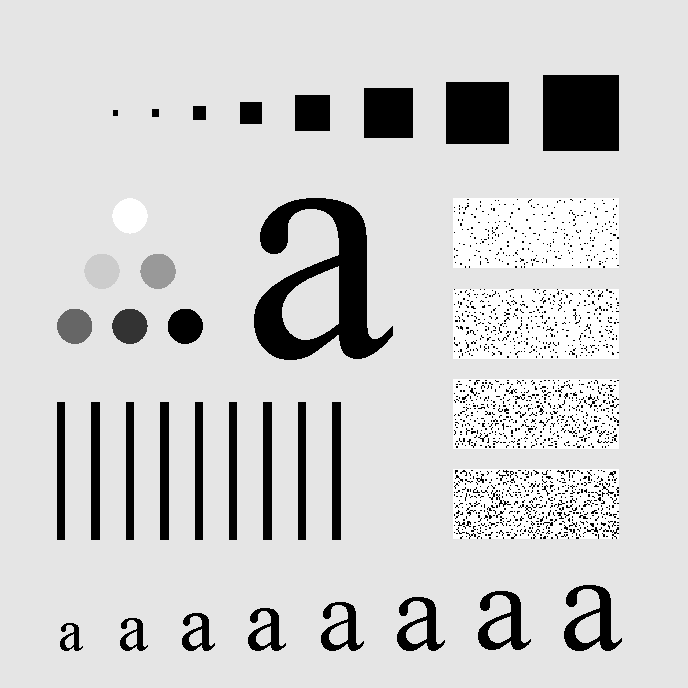
#> input picture Computer Vision/Gaussian Low Pass Filter and High Pass Filter 191018/character.tif, 688 x 688 px, found by its file name
$ python hw3_2_GHPF.py
#> lines starting #> are read from the running program, lines starting #| are printed output that depends on the picture
import matplotlib.pyplot as plt
from skimage import io, filters, feature
import numpy
from scipy import fftpack, signal
import scipy


def gkern(kernlen, nsig):
    # Return 2D Gaussian Kernel
    gkern1d = signal.gaussian(kernlen, std=nsig).reshape(kernlen, 1)
    kernel = numpy.outer(gkern1d, gkern1d)

    return kernel


# Load image file
fpath = '/store1/bypark/test_ComVis/3_lpf_hpf/'
image = io.imread(fpath + 'character.tif').astype('float64')
#> image: shape (688, 688) float64; min 0, max 255, mean 207.3

# Fourier Transform
imageFFT = fftpack.fft2(image)
imageFFT = fftpack.fftshift(imageFFT)

# Gaussian Filter
sizeI, sizeJ = image.shape
#> sizeI = 688; sizeJ = 688
d0 = sizeI/40  # cutoff fregquency, equivalent with sigma
#> d0 = 17.2

GaussianFilter = 1 - gkern(sizeI, d0)

# Apply filter
imageFFTFiltered = numpy.multiply(imageFFT, GaussianFilter)

# Inverse Fourier Transform
imageIFFT = fftpack.ifftshift(imageFFTFiltered)
imageFiltered = numpy.real(fftpack.ifft2(imageIFFT))
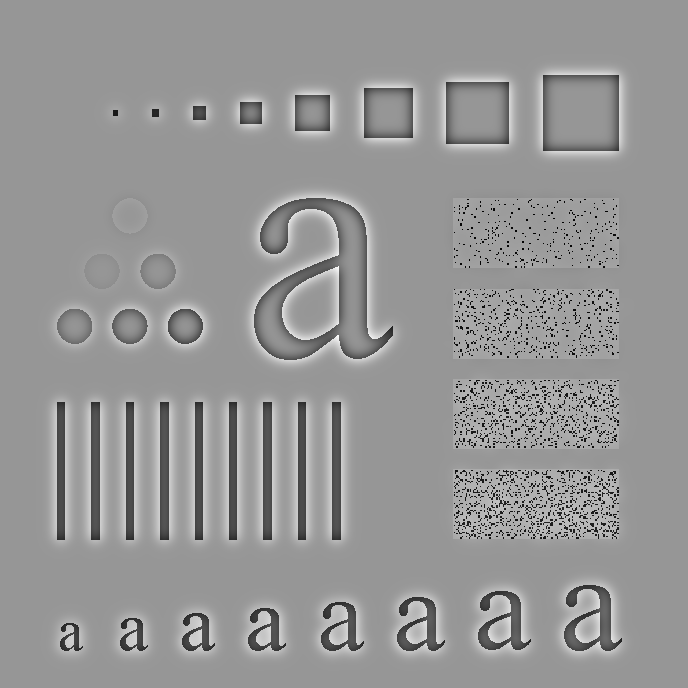
#> imageFiltered: shape (688, 688) float64; min -247.6, max 171, mean 0.2; drawn with min black and max white

# Plot
plt.figure(figsize=(10, 10), dpi=150)
plt.subplot(3, 3, 1)
plt.imshow(image, cmap='gray')
plt.title('OriginalImage', {'fontsize': 10})
plt.subplot(3, 3, 4)
#> (the run stopped early here; a loop or call above may not have finished)
